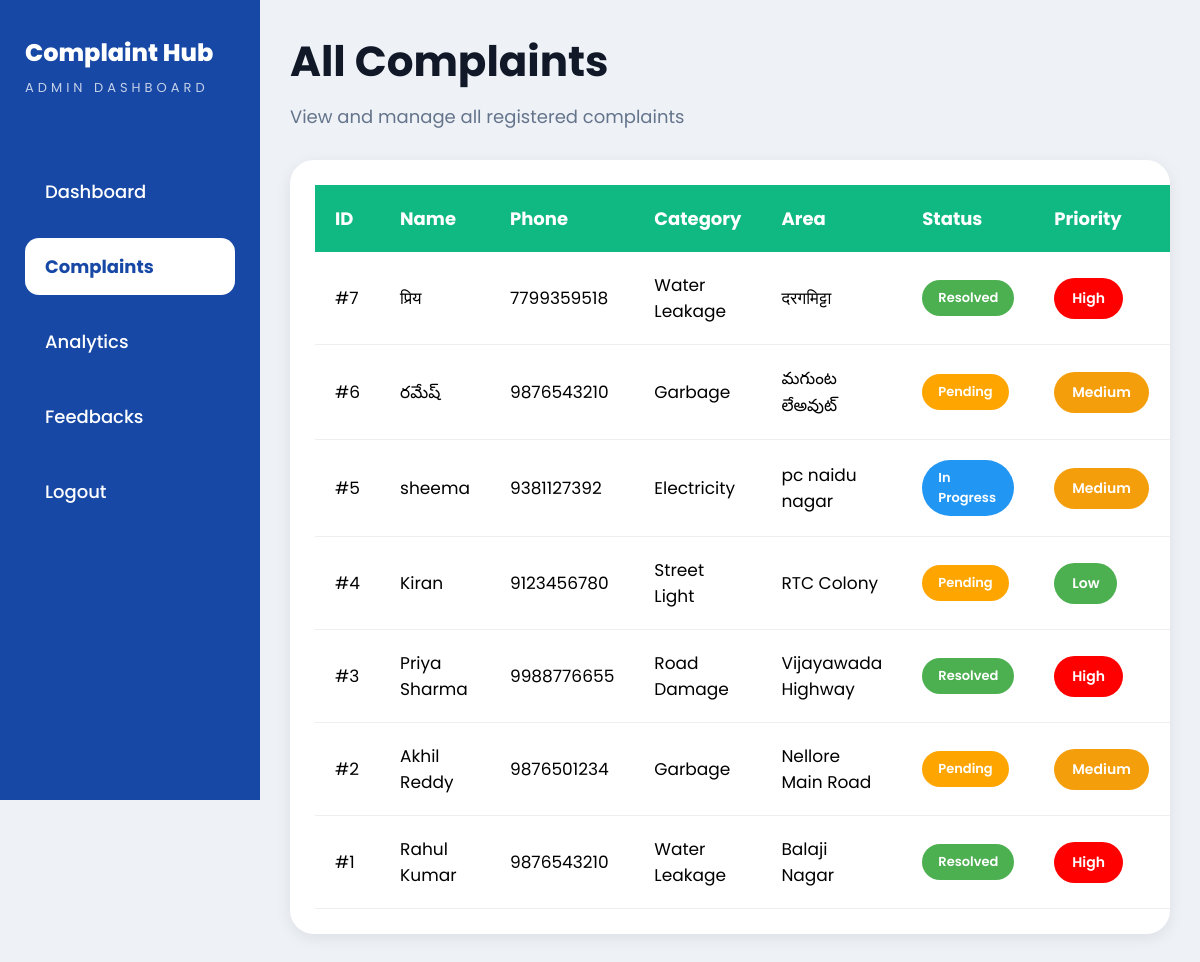
/admin/complaints (signed in), run on the app's committed database.
### tables this page shows
CREATE TABLE complaints (

        id INTEGER PRIMARY KEY AUTOINCREMENT,

        name TEXT,
        phone TEXT,

        category TEXT,
        description TEXT,

        location TEXT,
        area TEXT,

        image TEXT,

        status TEXT,
        priority TEXT,
        created_at TEXT

    );

### app.py (the view)
@app.route('/admin/complaints')
def admin_complaints():
    if 'admin' not in session:
        return redirect('/admin')
    conn = sqlite3.connect('ComplaintHub.db')
    c = conn.cursor()
    c.execute(
        "SELECT * FROM complaints ORDER BY id DESC"
    )
    complaints = c.fetchall()
    conn.close()
    return render_template(
        'admin/complaints.html',
        complaints=complaints
    )

### templates/admin/complaints.html (shortened to what this page needs)
<!DOCTYPE html>
<html lang="en">
<head>
    <link rel="stylesheet"
          href="{{ url_for('static', filename='css/complaints.css') }}">
</head>
<body>
<div class="sidebar">
    <div class="logo-section">
        <h1 style="font-size:x-large;">Complaint Hub</h1>
        <p class="admin-text">ADMIN DASHBOARD</p>
    </div>
    <ul>
        <li><a href="/admin-dashboard">Dashboard</a></li>
<li><a href="/admin/complaints" class="active">Complaints</a></li>
        <li>
            <a href="/admin/analytics">
                Analytics
            </a>
        </li>
        <li>
            <a href="/admin/feedbacks">
                Feedbacks
            </a>
        </li>
        <li>
            <a href="/admin/logout">
                Logout
            </a>
        </li>
    </ul>
</div>
    <div class="main-content">
        <div class="page-title">
            <h1>All Complaints</h1>
            <p>
                View and manage all registered complaints
            </p>
        </div>
        <div class="table-container">
            <table>
                <thead>
                    <tr>
                        <th>ID</th>
                        <th>Name</th>
                        <th>Phone</th>
                        <th>Category</th>
                        <th>Area</th>
                        <th>Status</th>
                        <th>Priority</th>
                    </tr>
                </thead>
                <tbody>
    {% for complaint in complaints %}
    <tr>
        <td>
            #{{ complaint[0] }}
        </td>
        <td>
            {{ complaint[1] }}
        </td>
        <td>
            {{ complaint[2] }}
        </td>
        <td>
            {{ complaint[3] }}
        </td>
        <td>
            {{ complaint[6] }}
        </td>
        <td>
            {% if complaint[8] == "Pending" %}
                <span class="status pending-status">
                    Pending
                </span>
            {% elif complaint[8] == "In Progress" %}
                <span class="status progress-status">
                    In Progress
                </span>
            {% elif complaint[8] == "Resolved" %}
                <span class="status resolved-status">
                    Resolved
                </span>
            {% else %}
                <span class="status pending-status">
                    {{ complaint[8] }}
                </span>
            {% endif %}
        </td>
        <td>
            {% if complaint[9] == "High" %}
                <span class="priority high-priority">
                    High
                </span>
            {% elif complaint[9] == "Medium" %}
                <span class="priority medium-priority">
                    Medium
                </span>
            {% elif complaint[9] == "Low" %}
                <span class="priority low-priority">
                    Low
                </span>
            {% else %}
                <span class="priority low-priority">
                    {{ complaint[9] }}
                </span>
            {% endif %}
        </td>
    </tr>
    {% endfor %}
</tbody>
            </table>
        </div>
    </div>
</body>
</html>

### static/css/complaints.css (style rules this page uses)
* { margin:0; padding:0; box-sizing:border-box; font-family:'Poppins', sans-serif; }
body { background:#eef2f7; overflow-x:hidden; }
.sidebar { width:260px; height:100vh; background:#1748a5; position:fixed; left:0; top:0; padding:35px 25px; overflow-y:auto; }
.logo-section { margin-bottom:65px; }
.sidebar h1 { font-size:28px; font-weight:800; color:white; margin-bottom:8px; }
.admin-text { font-size:13px; letter-spacing:4px; color:rgba(255,255,255,0.75); }
.sidebar ul { list-style:none; }
.sidebar ul li { margin-bottom:18px; }
.sidebar ul li a { display:block; padding:15px 20px; border-radius:14px; text-decoration:none; color:white; font-size:18px; font-weight:500; transition:0.3s; }
.sidebar ul li a.active { background:white; color:#1748a5; font-weight:700; }
.main-content { margin-left:260px; width:calc(100% - 260px); padding:30px; }
.page-title h1 { font-size:42px; font-weight:700; color:#111827; margin-bottom:10px; }
.page-title p { color:#64748b; font-size:18px; margin-bottom:30px; }
.table-container { background:white; border-radius:24px; padding:25px; box-shadow:0 4px 15px rgba(0,0,0,0.08); overflow-x:auto; }
table { width:100%; border-collapse:collapse; }
thead { background:#10b981; color:white; }
thead th { padding:20px; text-align:left; font-size:18px; }
tbody td { padding:20px; border-bottom:1px solid #eee; font-size:17px; }
.status { padding:8px 16px; border-radius:30px; color:white; font-size:13px; font-weight:600; display:inline-block; }
.pending-status { background:orange; }
.progress-status { background:#2196f3; }
.resolved-status { background:#4caf50; }
.priority { padding:10px 18px; border-radius:30px; color:white; font-size:14px; font-weight:600; display:inline-block; }
.high-priority { background:red; }
.medium-priority { background:#f59e0b; }
.low-priority { background:#4caf50; }

### data on the page
complaints: id "7", name "प्रिय", phone "7799359518", category "Water Leakage", area "दरगमिट्टा", status "Resolved", priority "High"
complaints: id "6", name "రమేష్", phone "9876543210", category "Garbage", area "మగుంట లేఅవుట్", status "Pending", priority "Medium"
complaints: id "5", name "sheema", phone "9381127392", category "Electricity", area "pc naidu nagar", status "In Progress", priority "Medium"
complaints: id "4", name "Kiran", phone "9123456780", category "Street Light", area "RTC Colony", status "Pending", priority "Low"
complaints: id "3", name "Priya Sharma", phone "9988776655", category "Road Damage", area "Vijayawada Highway", status "Resolved", priority "High"
complaints: id "2", name "Akhil Reddy", phone "9876501234", category "Garbage", area "Nellore Main Road", status "Pending", priority "Medium"
complaints: id "1", name "Rahul Kumar", phone "9876543210", category "Water Leakage", area "Balaji Nagar", status "Resolved", priority "High"
